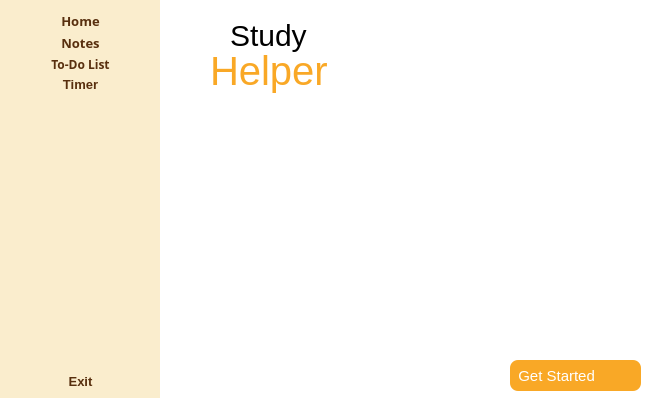
<?xml version="1.0" encoding="UTF-8"?>
<ui version="4.0">
 <class>MainWindow</class>
 <widget class="QMainWindow" name="MainWindow">
  <property name="geometry">
   <rect>
    <x>0</x>
    <y>0</y>
    <width>651</width>
    <height>398</height>
   </rect>
  </property>
  <property name="windowTitle">
   <string>MainWindow</string>
  </property>
  <property name="styleSheet">
   <string notr="true">background: white
</string>
  </property>
  <widget class="QWidget" name="centralwidget">
   <property name="styleSheet">
    <string notr="true"/>
   </property>
   <widget class="QWidget" name="widget" native="true">
    <property name="geometry">
     <rect>
      <x>0</x>
      <y>0</y>
      <width>161</width>
      <height>421</height>
     </rect>
    </property>
    <property name="styleSheet">
     <string notr="true">background: #faedcd</string>
    </property>
    <widget class="QWidget" name="menu" native="true">
     <property name="geometry">
      <rect>
       <x>20</x>
       <y>10</y>
       <width>121</width>
       <height>381</height>
      </rect>
     </property>
     <property name="styleSheet">
      <string notr="true">*{background: #faedcd;}
QPushButton{border:none; padding:2px; color:#582f0e; font-weight: 500;}
QPushButton:hover{border-radius: 8px; background:#e0afa0;}</string>
     </property>
     <layout class="QVBoxLayout" name="verticalLayout_4">
      <property name="spacing">
       <number>0</number>
      </property>
      <property name="leftMargin">
       <number>0</number>
      </property>
      <property name="topMargin">
       <number>0</number>
      </property>
      <property name="rightMargin">
       <number>0</number>
      </property>
      <property name="bottomMargin">
       <number>0</number>
      </property>
      <item>
       <layout class="QVBoxLayout" name="verticalLayout_3">
        <property name="spacing">
         <number>0</number>
        </property>
        <item>
         <widget class="QPushButton" name="homeBtn">
          <property name="font">
           <font>
            <family>MS Reference Sans Serif</family>
            <pointsize>10</pointsize>
            <weight>62</weight>
            <bold>true</bold>
           </font>
          </property>
          <property name="cursor">
           <cursorShape>PointingHandCursor</cursorShape>
          </property>
          <property name="focusPolicy">
           <enum>Qt::NoFocus</enum>
          </property>
          <property name="text">
           <string>Home</string>
          </property>
          <property name="icon">
           <iconset resource="newresources.qrc">
            <normaloff>:/icons/icons/icons8-home-page-48.png</normaloff>:/icons/icons/icons8-home-page-48.png</iconset>
          </property>
          <property name="iconSize">
           <size>
            <width>19</width>
            <height>19</height>
           </size>
          </property>
          <property name="checkable">
           <bool>true</bool>
          </property>
          <property name="autoExclusive">
           <bool>true</bool>
          </property>
         </widget>
        </item>
        <item>
         <widget class="QPushButton" name="notesBtn">
          <property name="font">
           <font>
            <family>MS Reference Sans Serif</family>
            <pointsize>10</pointsize>
            <weight>62</weight>
            <bold>true</bold>
           </font>
          </property>
          <property name="cursor">
           <cursorShape>PointingHandCursor</cursorShape>
          </property>
          <property name="focusPolicy">
           <enum>Qt::NoFocus</enum>
          </property>
          <property name="text">
           <string>Notes</string>
          </property>
          <property name="icon">
           <iconset resource="newresources.qrc">
            <normaloff>:/icons/icons/icons8-notepad-50 (1).png</normaloff>:/icons/icons/icons8-notepad-50 (1).png</iconset>
          </property>
          <property name="iconSize">
           <size>
            <width>19</width>
            <height>19</height>
           </size>
          </property>
          <property name="checkable">
           <bool>true</bool>
          </property>
          <property name="autoExclusive">
           <bool>true</bool>
          </property>
         </widget>
        </item>
        <item>
         <widget class="QPushButton" name="todoBtn">
          <property name="font">
           <font>
            <family>MS Reference Sans Serif</family>
            <pointsize>9</pointsize>
            <weight>62</weight>
            <bold>true</bold>
           </font>
          </property>
          <property name="cursor">
           <cursorShape>PointingHandCursor</cursorShape>
          </property>
          <property name="focusPolicy">
           <enum>Qt::NoFocus</enum>
          </property>
          <property name="layoutDirection">
           <enum>Qt::LeftToRight</enum>
          </property>
          <property name="text">
           <string>To-Do List</string>
          </property>
          <property name="icon">
           <iconset resource="newresources.qrc">
            <normaloff>:/icons/icons/icons8-to-do-list-50.png</normaloff>:/icons/icons/icons8-to-do-list-50.png</iconset>
          </property>
          <property name="iconSize">
           <size>
            <width>19</width>
            <height>19</height>
           </size>
          </property>
          <property name="checkable">
           <bool>true</bool>
          </property>
          <property name="autoExclusive">
           <bool>true</bool>
          </property>
         </widget>
        </item>
        <item>
         <widget class="QPushButton" name="timerBtn">
          <property name="font">
           <font>
            <pointsize>10</pointsize>
            <weight>62</weight>
            <bold>true</bold>
           </font>
          </property>
          <property name="cursor">
           <cursorShape>PointingHandCursor</cursorShape>
          </property>
          <property name="focusPolicy">
           <enum>Qt::NoFocus</enum>
          </property>
          <property name="layoutDirection">
           <enum>Qt::LeftToRight</enum>
          </property>
          <property name="text">
           <string>Timer</string>
          </property>
          <property name="icon">
           <iconset resource="newresources.qrc">
            <normaloff>:/icons/icons/icons8-timer-50.png</normaloff>
            <normalon>:/icons/icons/icons8-timer-50.png</normalon>:/icons/icons/icons8-timer-50.png</iconset>
          </property>
          <property name="iconSize">
           <size>
            <width>19</width>
            <height>19</height>
           </size>
          </property>
          <property name="checkable">
           <bool>true</bool>
          </property>
          <property name="autoExclusive">
           <bool>true</bool>
          </property>
         </widget>
        </item>
       </layout>
      </item>
      <item>
       <spacer name="verticalSpacer_2">
        <property name="orientation">
         <enum>Qt::Vertical</enum>
        </property>
        <property name="sizeHint" stdset="0">
         <size>
          <width>0</width>
          <height>0</height>
         </size>
        </property>
       </spacer>
      </item>
      <item>
       <widget class="QPushButton" name="exitBtn">
        <property name="font">
         <font>
          <pointsize>10</pointsize>
          <weight>62</weight>
          <bold>true</bold>
         </font>
        </property>
        <property name="cursor">
         <cursorShape>PointingHandCursor</cursorShape>
        </property>
        <property name="focusPolicy">
         <enum>Qt::NoFocus</enum>
        </property>
        <property name="text">
         <string>Exit</string>
        </property>
        <property name="icon">
         <iconset resource="newresources.qrc">
          <normaloff>:/icons/icons/icons8-exit-50 (1).png</normaloff>:/icons/icons/icons8-exit-50 (1).png</iconset>
        </property>
        <property name="iconSize">
         <size>
          <width>19</width>
          <height>19</height>
         </size>
        </property>
        <property name="checkable">
         <bool>false</bool>
        </property>
        <property name="autoExclusive">
         <bool>true</bool>
        </property>
       </widget>
      </item>
     </layout>
    </widget>
   </widget>
   <widget class="QStackedWidget" name="stackedWidget">
    <property name="geometry">
     <rect>
      <x>160</x>
      <y>0</y>
      <width>491</width>
      <height>401</height>
     </rect>
    </property>
    <property name="font">
     <font>
      <family>Microsoft YaHei Light</family>
      <pointsize>10</pointsize>
     </font>
    </property>
    <widget class="QWidget" name="page1">
     <property name="styleSheet">
      <string notr="true">QPushButton{border:none; }</string>
     </property>
     <widget class="QPushButton" name="pushButton">
      <property name="geometry">
       <rect>
        <x>10</x>
        <y>10</y>
        <width>471</width>
        <height>381</height>
       </rect>
      </property>
      <property name="text">
       <string/>
      </property>
      <property name="icon">
       <iconset>
        <normaloff>icons/undraw_Augmented_reality_re_f0qd.png</normaloff>icons/undraw_Augmented_reality_re_f0qd.png</iconset>
      </property>
      <property name="iconSize">
       <size>
        <width>600</width>
        <height>500</height>
       </size>
      </property>
     </widget>
     <widget class="QLabel" name="label">
      <property name="geometry">
       <rect>
        <x>70</x>
        <y>10</y>
        <width>121</width>
        <height>51</height>
       </rect>
      </property>
      <property name="styleSheet">
       <string notr="true">font-family: Arial, Helvetica, sans-serif;
font-size: 30px;
background: transparent;
</string>
      </property>
      <property name="text">
       <string>Study</string>
      </property>
     </widget>
     <widget class="QLabel" name="label_2">
      <property name="geometry">
       <rect>
        <x>50</x>
        <y>40</y>
        <width>131</width>
        <height>61</height>
       </rect>
      </property>
      <property name="styleSheet">
       <string notr="true">font-family: Arial, Helvetica, sans-serif;
font-size: 40px;
background: transparent;
color: #F9A826;</string>
      </property>
      <property name="text">
       <string>Helper</string>
      </property>
     </widget>
     <widget class="QLabel" name="label_3">
      <property name="geometry">
       <rect>
        <x>350</x>
        <y>360</y>
        <width>131</width>
        <height>31</height>
       </rect>
      </property>
      <property name="styleSheet">
       <string notr="true">font-family: &quot;Lucida Console&quot;, &quot;Courier New&quot;, monospace;
font-size: 15px;
background: #F9A826;
opacity: 0.4;
border: none;
border-radius: 8px;
color: white;

</string>
      </property>
      <property name="text">
       <string>  Get Started</string>
      </property>
     </widget>
    </widget>
    <widget class="QWidget" name="page2">
     <widget class="QLineEdit" name="lineEdit">
      <property name="geometry">
       <rect>
        <x>10</x>
        <y>10</y>
        <width>471</width>
        <height>281</height>
       </rect>
      </property>
     </widget>
     <widget class="QPushButton" name="pushButton_2">
      <property name="geometry">
       <rect>
        <x>10</x>
        <y>360</y>
        <width>471</width>
        <height>23</height>
       </rect>
      </property>
      <property name="text">
       <string>PushButton</string>
      </property>
     </widget>
     <widget class="QComboBox" name="comboBox">
      <property name="geometry">
       <rect>
        <x>10</x>
        <y>300</y>
        <width>471</width>
        <height>22</height>
       </rect>
      </property>
     </widget>
     <widget class="QSlider" name="horizontalSlider">
      <property name="geometry">
       <rect>
        <x>10</x>
        <y>330</y>
        <width>471</width>
        <height>20</height>
       </rect>
      </property>
      <property name="orientation">
       <enum>Qt::Horizontal</enum>
      </property>
     </widget>
    </widget>
    <widget class="QWidget" name="page3"/>
   </widget>
  </widget>
 </widget>
 <resources>
  <include location="newresources.qrc"/>
 </resources>
 <connections/>
</ui>
